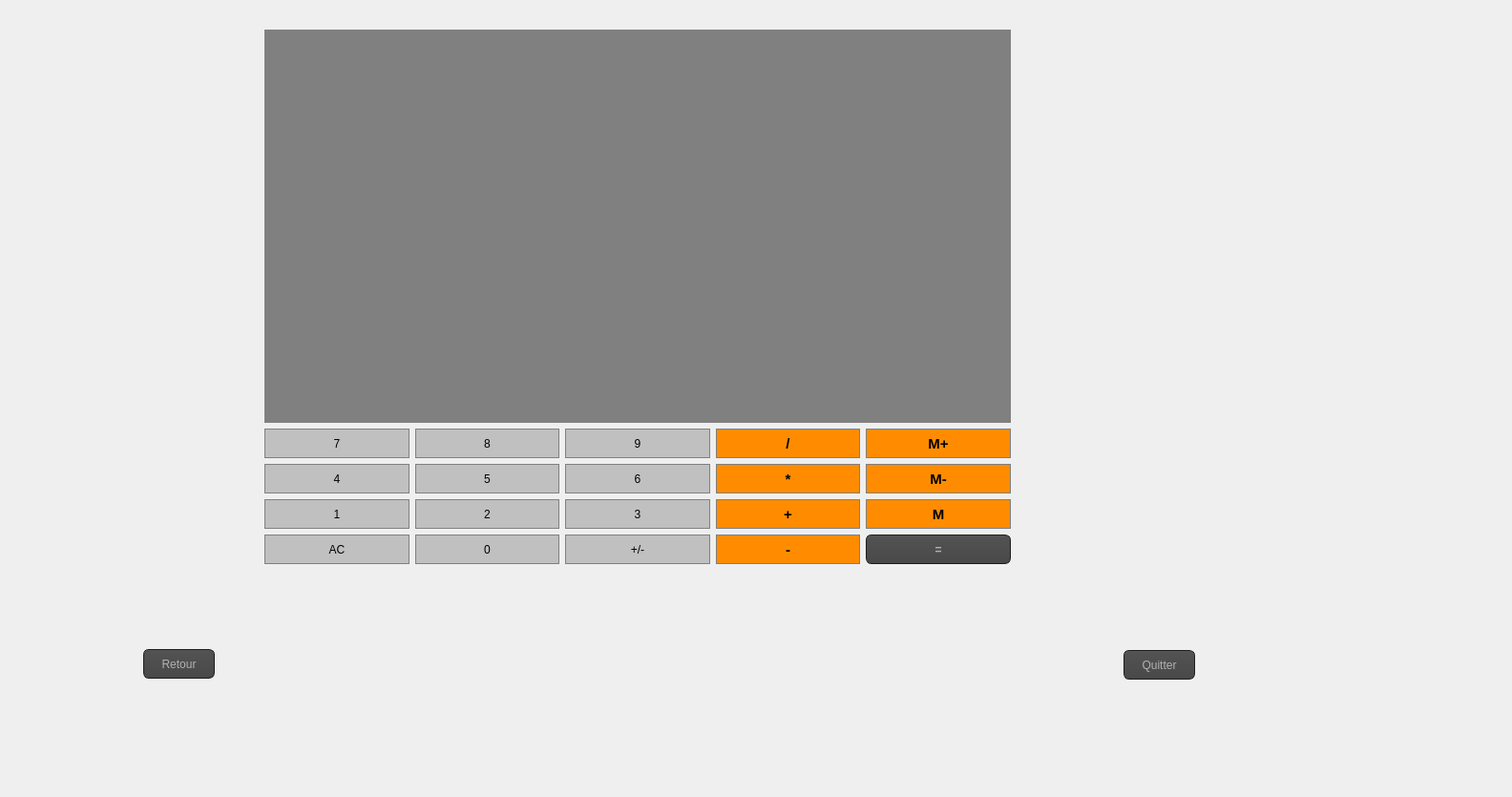
<?xml version="1.0" encoding="UTF-8"?>
<ui version="4.0">
 <class>calcul</class>
 <widget class="QDialog" name="calcul">
  <property name="geometry">
   <rect>
    <x>0</x>
    <y>0</y>
    <width>1584</width>
    <height>835</height>
   </rect>
  </property>
  <property name="windowTitle">
   <string>Dialog</string>
  </property>
  <widget class="QLabel" name="label_ph">
   <property name="geometry">
    <rect>
     <x>10</x>
     <y>10</y>
     <width>1501</width>
     <height>1151</height>
    </rect>
   </property>
   <property name="text">
    <string/>
   </property>
  </widget>
  <widget class="QPushButton" name="Button2">
   <property name="geometry">
    <rect>
     <x>435</x>
     <y>523</y>
     <width>151</width>
     <height>31</height>
    </rect>
   </property>
   <property name="sizePolicy">
    <sizepolicy hsizetype="Preferred" vsizetype="Preferred">
     <horstretch>0</horstretch>
     <verstretch>0</verstretch>
    </sizepolicy>
   </property>
   <property name="styleSheet">
    <string notr="true">QPushButton {
     background-color: #C0C0C0; border: 1px solid gray;
	border-radius: 0px;
	padding: 5px;
}
QPushButton:pressed {
    background-color: #A9A9A9; border: 1px solid gray;
	border-radius: 0px;
	padding: 5px;
}
 </string>
   </property>
   <property name="text">
    <string>2</string>
   </property>
  </widget>
  <widget class="QPushButton" name="ChangeSign">
   <property name="geometry">
    <rect>
     <x>592</x>
     <y>560</y>
     <width>152</width>
     <height>31</height>
    </rect>
   </property>
   <property name="sizePolicy">
    <sizepolicy hsizetype="Preferred" vsizetype="Preferred">
     <horstretch>0</horstretch>
     <verstretch>0</verstretch>
    </sizepolicy>
   </property>
   <property name="styleSheet">
    <string notr="true">QPushButton {
     background-color: #C0C0C0; border: 1px solid gray;
	border-radius: 0px;
	padding: 5px;
}
QPushButton:pressed {
    background-color: #A9A9A9; border: 1px solid gray;
	border-radius: 0px;
	padding: 5px;
}
 </string>
   </property>
   <property name="text">
    <string>+/-</string>
   </property>
  </widget>
  <widget class="QPushButton" name="Button0">
   <property name="geometry">
    <rect>
     <x>435</x>
     <y>560</y>
     <width>151</width>
     <height>31</height>
    </rect>
   </property>
   <property name="sizePolicy">
    <sizepolicy hsizetype="Preferred" vsizetype="Preferred">
     <horstretch>0</horstretch>
     <verstretch>0</verstretch>
    </sizepolicy>
   </property>
   <property name="styleSheet">
    <string notr="true">QPushButton {
     background-color: #C0C0C0; border: 1px solid gray;
	border-radius: 0px;
	padding: 5px;
}
QPushButton:pressed {
    background-color: #A9A9A9; border: 1px solid gray;
	border-radius: 0px;
	padding: 5px;
}
 </string>
   </property>
   <property name="text">
    <string>0</string>
   </property>
  </widget>
  <widget class="QPushButton" name="Divide">
   <property name="geometry">
    <rect>
     <x>750</x>
     <y>449</y>
     <width>151</width>
     <height>31</height>
    </rect>
   </property>
   <property name="sizePolicy">
    <sizepolicy hsizetype="Preferred" vsizetype="Preferred">
     <horstretch>0</horstretch>
     <verstretch>0</verstretch>
    </sizepolicy>
   </property>
   <property name="font">
    <font>
     <pointsize>11</pointsize>
     <weight>75</weight>
     <bold>true</bold>
    </font>
   </property>
   <property name="styleSheet">
    <string notr="true">QPushButton {
     background-color: #FF8C00; border: 1px solid gray;
	border-radius: 0px;
	padding: 5px;
}
QPushButton:pressed {
    background-color: #A9A9A9; border: 1px solid gray;
	border-radius: 0px;
	padding: 5px;
}
 </string>
   </property>
   <property name="text">
    <string>/</string>
   </property>
  </widget>
  <widget class="QPushButton" name="Button9">
   <property name="geometry">
    <rect>
     <x>592</x>
     <y>449</y>
     <width>152</width>
     <height>31</height>
    </rect>
   </property>
   <property name="sizePolicy">
    <sizepolicy hsizetype="Preferred" vsizetype="Preferred">
     <horstretch>0</horstretch>
     <verstretch>0</verstretch>
    </sizepolicy>
   </property>
   <property name="styleSheet">
    <string notr="true">QPushButton {
     background-color: #C0C0C0; border: 1px solid gray;
	border-radius: 0px;
	padding: 5px;
}
QPushButton:pressed {
    background-color: #A9A9A9; border: 1px solid gray;
	border-radius: 0px;
	padding: 5px;
}
 </string>
   </property>
   <property name="text">
    <string>9</string>
   </property>
  </widget>
  <widget class="QPushButton" name="Equals">
   <property name="geometry">
    <rect>
     <x>907</x>
     <y>560</y>
     <width>152</width>
     <height>31</height>
    </rect>
   </property>
   <property name="sizePolicy">
    <sizepolicy hsizetype="Preferred" vsizetype="Preferred">
     <horstretch>0</horstretch>
     <verstretch>0</verstretch>
    </sizepolicy>
   </property>
   <property name="font">
    <font>
     <pointsize>-1</pointsize>
     <weight>75</weight>
     <bold>true</bold>
    </font>
   </property>
   <property name="styleSheet">
    <string notr="true">QToolTip
{
     border: 1px solid black;
     background-color: #ffa02f;
     padding: 1px;
     border-radius: 3px;
     opacity: 100;
}

QWidget
{
    color: #b1b1b1;
    background-color: #323232;
}

QWidget:item:hover
{
    background-color: QLinearGradient( x1: 0, y1: 0, x2: 0, y2: 1, stop: 0 #ffa02f, stop: 1 #ca0619);
    color: #000000;
}

QWidget:item:selected
{
    background-color: QLinearGradient( x1: 0, y1: 0, x2: 0, y2: 1, stop: 0 #ffa02f, stop: 1 #d7801a);
}

QMenuBar::item
{
    background: transparent;
}

QMenuBar::item:selected
{
    background: transparent;
    border: 1px solid #ffaa00;
}

QMenuBar::item:pressed
{
    background: #444;
    border: 1px solid #000;
    background-color: QLinearGradient(
        x1:0, y1:0,
        x2:0, y2:1,
        stop:1 #212121,
        stop:0.4 #343434/*,
        stop:0.2 #343434,
        stop:0.1 #ffaa00*/
    );
    margin-bottom:-1px;
    padding-bottom:1px;
}

QMenu
{
    border: 1px solid #000;
}

QMenu::item
{
    padding: 2px 20px 2px 20px;
}

QMenu::item:selected
{
    color: #000000;
}

QWidget:disabled
{
    color: #404040;
    background-color: #323232;
}

QAbstractItemView
{
    background-color: QLinearGradient( x1: 0, y1: 0, x2: 0, y2: 1, stop: 0 #4d4d4d, stop: 0.1 #646464, stop: 1 #5d5d5d);
}

QWidget:focus
{
    /*border: 2px solid QLinearGradient( x1: 0, y1: 0, x2: 0, y2: 1, stop: 0 #ffa02f, stop: 1 #d7801a);*/
}

QLineEdit
{
    background-color: QLinearGradient( x1: 0, y1: 0, x2: 0, y2: 1, stop: 0 #4d4d4d, stop: 0 #646464, stop: 1 #5d5d5d);
    padding: 1px;
    border-style: solid;
    border: 1px solid #1e1e1e;
    border-radius: 5;
}

QPushButton
{
    color: #b1b1b1;
    background-color: QLinearGradient( x1: 0, y1: 0, x2: 0, y2: 1, stop: 0 #565656, stop: 0.1 #525252, stop: 0.5 #4e4e4e, stop: 0.9 #4a4a4a, stop: 1 #464646);
    border-width: 1px;
    border-color: #1e1e1e;
    border-style: solid;
    border-radius: 6;
    padding: 3px;
    font-size: 12px;
    padding-left: 5px;
    padding-right: 5px;
}

QPushButton:pressed
{
    background-color: QLinearGradient( x1: 0, y1: 0, x2: 0, y2: 1, stop: 0 #2d2d2d, stop: 0.1 #2b2b2b, stop: 0.5 #292929, stop: 0.9 #282828, stop: 1 #252525);
}

QComboBox
{
    selection-background-color: #ffaa00;
    background-color: QLinearGradient( x1: 0, y1: 0, x2: 0, y2: 1, stop: 0 #565656, stop: 0.1 #525252, stop: 0.5 #4e4e4e, stop: 0.9 #4a4a4a, stop: 1 #464646);
    border-style: solid;
    border: 1px solid #1e1e1e;
    border-radius: 5;
}

QComboBox:hover,QPushButton:hover
{
    border: 2px solid QLinearGradient( x1: 0, y1: 0, x2: 0, y2: 1, stop: 0 #ffa02f, stop: 1 #d7801a);
}


QComboBox:on
{
    padding-top: 3px;
    padding-left: 4px;
    background-color: QLinearGradient( x1: 0, y1: 0, x2: 0, y2: 1, stop: 0 #2d2d2d, stop: 0.1 #2b2b2b, stop: 0.5 #292929, stop: 0.9 #282828, stop: 1 #252525);
    selection-background-color: #ffaa00;
}

QComboBox QAbstractItemView
{
    border: 2px solid darkgray;
    selection-background-color: QLinearGradient( x1: 0, y1: 0, x2: 0, y2: 1, stop: 0 #ffa02f, stop: 1 #d7801a);
}

QComboBox::drop-down
{
     subcontrol-origin: padding;
     subcontrol-position: top right;
     width: 15px;

     border-left-width: 0px;
     border-left-color: darkgray;
     border-left-style: solid; /* just a single line */
     border-top-right-radius: 3px; /* same radius as the QComboBox */
     border-bottom-right-radius: 3px;
 }

QComboBox::down-arrow
{
     image: url(:/down_arrow.png);
}

QGroupBox:focus
{
border: 2px solid QLinearGradient( x1: 0, y1: 0, x2: 0, y2: 1, stop: 0 #ffa02f, stop: 1 #d7801a);
}

QTextEdit:focus
{
    border: 2px solid QLinearGradient( x1: 0, y1: 0, x2: 0, y2: 1, stop: 0 #ffa02f, stop: 1 #d7801a);
}

QScrollBar:horizontal {
     border: 1px solid #222222;
     background: QLinearGradient( x1: 0, y1: 0, x2: 0, y2: 1, stop: 0.0 #121212, stop: 0.2 #282828, stop: 1 #484848);
     height: 7px;
     margin: 0px 16px 0 16px;
}

QScrollBar::handle:horizontal
{
      background: QLinearGradient( x1: 0, y1: 0, x2: 1, y2: 0, stop: 0 #ffa02f, stop: 0.5 #d7801a, stop: 1 #ffa02f);
      min-height: 20px;
      border-radius: 2px;
}

QScrollBar::add-line:horizontal {
      border: 1px solid #1b1b19;
      border-radius: 2px;
      background: QLinearGradient( x1: 0, y1: 0, x2: 1, y2: 0, stop: 0 #ffa02f, stop: 1 #d7801a);
      width: 14px;
      subcontrol-position: right;
      subcontrol-origin: margin;
}

QScrollBar::sub-line:horizontal {
      border: 1px solid #1b1b19;
      border-radius: 2px;
      background: QLinearGradient( x1: 0, y1: 0, x2: 1, y2: 0, stop: 0 #ffa02f, stop: 1 #d7801a);
      width: 14px;
     subcontrol-position: left;
     subcontrol-origin: margin;
}

QScrollBar::right-arrow:horizontal, QScrollBar::left-arrow:horizontal
{
      border: 1px solid black;
      width: 1px;
      height: 1px;
      background: white;
}

QScrollBar::add-page:horizontal, QScrollBar::sub-page:horizontal
{
      background: none;
}

QScrollBar:vertical
{
      background: QLinearGradient( x1: 0, y1: 0, x2: 1, y2: 0, stop: 0.0 #121212, stop: 0.2 #282828, stop: 1 #484848);
      width: 7px;
      margin: 16px 0 16px 0;
      border: 1px solid #222222;
}

QScrollBar::handle:vertical
{
      background: QLinearGradient( x1: 0, y1: 0, x2: 0, y2: 1, stop: 0 #ffa02f, stop: 0.5 #d7801a, stop: 1 #ffa02f);
      min-height: 20px;
      border-radius: 2px;
}

QScrollBar::add-line:vertical
{
      border: 1px solid #1b1b19;
      border-radius: 2px;
      background: QLinearGradient( x1: 0, y1: 0, x2: 0, y2: 1, stop: 0 #ffa02f, stop: 1 #d7801a);
      height: 14px;
      subcontrol-position: bottom;
      subcontrol-origin: margin;
}

QScrollBar::sub-line:vertical
{
      border: 1px solid #1b1b19;
      border-radius: 2px;
      background: QLinearGradient( x1: 0, y1: 0, x2: 0, y2: 1, stop: 0 #d7801a, stop: 1 #ffa02f);
      height: 14px;
      subcontrol-position: top;
      subcontrol-origin: margin;
}

QScrollBar::up-arrow:vertical, QScrollBar::down-arrow:vertical
{
      border: 1px solid black;
      width: 1px;
      height: 1px;
      background: white;
}


QScrollBar::add-page:vertical, QScrollBar::sub-page:vertical
{
      background: none;
}

QTextEdit
{
    background-color: #242424;
}

QPlainTextEdit
{
    background-color: #242424;
}

QHeaderView::section
{
    background-color: QLinearGradient(x1:0, y1:0, x2:0, y2:1, stop:0 #616161, stop: 0.5 #505050, stop: 0.6 #434343, stop:1 #656565);
    color: white;
    padding-left: 4px;
    border: 1px solid #6c6c6c;
}

QCheckBox:disabled
{
color: #414141;
}

QDockWidget::title
{
    text-align: center;
    spacing: 3px; /* spacing between items in the tool bar */
    background-color: QLinearGradient(x1:0, y1:0, x2:0, y2:1, stop:0 #323232, stop: 0.5 #242424, stop:1 #323232);
}

QDockWidget::close-button, QDockWidget::float-button
{
    text-align: center;
    spacing: 1px; /* spacing between items in the tool bar */
    background-color: QLinearGradient(x1:0, y1:0, x2:0, y2:1, stop:0 #323232, stop: 0.5 #242424, stop:1 #323232);
}

QDockWidget::close-button:hover, QDockWidget::float-button:hover
{
    background: #242424;
}

QDockWidget::close-button:pressed, QDockWidget::float-button:pressed
{
    padding: 1px -1px -1px 1px;
}

QMainWindow::separator
{
    background-color: QLinearGradient(x1:0, y1:0, x2:0, y2:1, stop:0 #161616, stop: 0.5 #151515, stop: 0.6 #212121, stop:1 #343434);
    color: white;
    padding-left: 4px;
    border: 1px solid #4c4c4c;
    spacing: 3px; /* spacing between items in the tool bar */
}

QMainWindow::separator:hover
{

    background-color: QLinearGradient(x1:0, y1:0, x2:0, y2:1, stop:0 #d7801a, stop:0.5 #b56c17 stop:1 #ffa02f);
    color: white;
    padding-left: 4px;
    border: 1px solid #6c6c6c;
    spacing: 3px; /* spacing between items in the tool bar */
}

QToolBar::handle
{
     spacing: 3px; /* spacing between items in the tool bar */
     background: url(:/images/handle.png);
}

QMenu::separator
{
    height: 2px;
    background-color: QLinearGradient(x1:0, y1:0, x2:0, y2:1, stop:0 #161616, stop: 0.5 #151515, stop: 0.6 #212121, stop:1 #343434);
    color: white;
    padding-left: 4px;
    margin-left: 10px;
    margin-right: 5px;
}

QProgressBar
{
    border: 2px solid grey;
    border-radius: 5px;
    text-align: center;
}

QProgressBar::chunk
{
    background-color: #d7801a;
    width: 2.15px;
    margin: 0.5px;
}

QTabBar::tab {
    color: #b1b1b1;
    border: 1px solid #444;
    border-bottom-style: none;
    background-color: #323232;
    padding-left: 10px;
    padding-right: 10px;
    padding-top: 3px;
    padding-bottom: 2px;
    margin-right: -1px;
}

QTabWidget::pane {
    border: 1px solid #444;
    top: 1px;
}

QTabBar::tab:last
{
    margin-right: 0; /* the last selected tab has nothing to overlap with on the right */
    border-top-right-radius: 3px;
}

QTabBar::tab:first:!selected
{
 margin-left: 0px; /* the last selected tab has nothing to overlap with on the right */


    border-top-left-radius: 3px;
}

QTabBar::tab:!selected
{
    color: #b1b1b1;
    border-bottom-style: solid;
    margin-top: 3px;
    background-color: QLinearGradient(x1:0, y1:0, x2:0, y2:1, stop:1 #212121, stop:.4 #343434);
}

QTabBar::tab:selected
{
    border-top-left-radius: 3px;
    border-top-right-radius: 3px;
    margin-bottom: 0px;
}

QTabBar::tab:!selected:hover
{
    /*border-top: 2px solid #ffaa00;
    padding-bottom: 3px;*/
    border-top-left-radius: 3px;
    border-top-right-radius: 3px;
    background-color: QLinearGradient(x1:0, y1:0, x2:0, y2:1, stop:1 #212121, stop:0.4 #343434, stop:0.2 #343434, stop:0.1 #ffaa00);
}

QRadioButton::indicator:checked, QRadioButton::indicator:unchecked{
    color: #b1b1b1;
    background-color: #323232;
    border: 1px solid #b1b1b1;
    border-radius: 6px;
}

QRadioButton::indicator:checked
{
    background-color: qradialgradient(
        cx: 0.5, cy: 0.5,
        fx: 0.5, fy: 0.5,
        radius: 1.0,
        stop: 0.25 #ffaa00,
        stop: 0.3 #323232
    );
}

QCheckBox::indicator{
    color: #b1b1b1;
    background-color: #323232;
    border: 1px solid #b1b1b1;
    width: 9px;
    height: 9px;
}

QRadioButton::indicator
{
    border-radius: 6px;
}

QRadioButton::indicator:hover, QCheckBox::indicator:hover
{
    border: 1px solid #ffaa00;
}

QCheckBox::indicator:checked
{
    image:url(:/images/checkbox.png);
}

QCheckBox::indicator:disabled, QRadioButton::indicator:disabled
{
    border: 1px solid #444;
}</string>
   </property>
   <property name="text">
    <string>=</string>
   </property>
  </widget>
  <widget class="QPushButton" name="Button1">
   <property name="geometry">
    <rect>
     <x>277</x>
     <y>523</y>
     <width>152</width>
     <height>31</height>
    </rect>
   </property>
   <property name="sizePolicy">
    <sizepolicy hsizetype="Preferred" vsizetype="Preferred">
     <horstretch>0</horstretch>
     <verstretch>0</verstretch>
    </sizepolicy>
   </property>
   <property name="styleSheet">
    <string notr="true">QPushButton {
     background-color: #C0C0C0; border: 1px solid gray;
	border-radius: 0px;
	padding: 5px;
}
QPushButton:pressed {
    background-color: #A9A9A9; border: 1px solid gray;
	border-radius: 0px;
	padding: 5px;
}
 </string>
   </property>
   <property name="text">
    <string>1</string>
   </property>
  </widget>
  <widget class="QPushButton" name="Button6">
   <property name="geometry">
    <rect>
     <x>592</x>
     <y>486</y>
     <width>152</width>
     <height>31</height>
    </rect>
   </property>
   <property name="sizePolicy">
    <sizepolicy hsizetype="Preferred" vsizetype="Preferred">
     <horstretch>0</horstretch>
     <verstretch>0</verstretch>
    </sizepolicy>
   </property>
   <property name="styleSheet">
    <string notr="true">QPushButton {
     background-color: #C0C0C0; border: 1px solid gray;
	border-radius: 0px;
	padding: 5px;
}
QPushButton:pressed {
    background-color: #A9A9A9; border: 1px solid gray;
	border-radius: 0px;
	padding: 5px;
}
 </string>
   </property>
   <property name="text">
    <string>6</string>
   </property>
  </widget>
  <widget class="QPushButton" name="MemGet">
   <property name="geometry">
    <rect>
     <x>907</x>
     <y>523</y>
     <width>152</width>
     <height>31</height>
    </rect>
   </property>
   <property name="sizePolicy">
    <sizepolicy hsizetype="Preferred" vsizetype="Preferred">
     <horstretch>0</horstretch>
     <verstretch>0</verstretch>
    </sizepolicy>
   </property>
   <property name="font">
    <font>
     <pointsize>11</pointsize>
     <weight>75</weight>
     <bold>true</bold>
    </font>
   </property>
   <property name="styleSheet">
    <string notr="true">QPushButton {
     background-color: #FF8C00; border: 1px solid gray;
	border-radius: 0px;
	padding: 5px;
}
QPushButton:pressed {
    background-color: #A9A9A9; border: 1px solid gray;
	border-radius: 0px;
	padding: 5px;
}
 </string>
   </property>
   <property name="text">
    <string>M</string>
   </property>
  </widget>
  <widget class="QPushButton" name="Clear">
   <property name="geometry">
    <rect>
     <x>277</x>
     <y>560</y>
     <width>152</width>
     <height>31</height>
    </rect>
   </property>
   <property name="sizePolicy">
    <sizepolicy hsizetype="Preferred" vsizetype="Preferred">
     <horstretch>0</horstretch>
     <verstretch>0</verstretch>
    </sizepolicy>
   </property>
   <property name="styleSheet">
    <string notr="true">QPushButton {
     background-color: #C0C0C0; border: 1px solid gray;
	border-radius: 0px;
	padding: 5px;
}
QPushButton:pressed {
    background-color: #A9A9A9; border: 1px solid gray;
	border-radius: 0px;
	padding: 5px;
}
 </string>
   </property>
   <property name="text">
    <string>AC</string>
   </property>
  </widget>
  <widget class="QPushButton" name="pushButton_Q">
   <property name="geometry">
    <rect>
     <x>1177</x>
     <y>681</y>
     <width>75</width>
     <height>31</height>
    </rect>
   </property>
   <property name="styleSheet">
    <string notr="true">QToolTip
{
     border: 1px solid black;
     background-color: #ffa02f;
     padding: 1px;
     border-radius: 3px;
     opacity: 100;
}

QWidget
{
    color: #b1b1b1;
    background-color: #323232;
}

QWidget:item:hover
{
    background-color: QLinearGradient( x1: 0, y1: 0, x2: 0, y2: 1, stop: 0 #ffa02f, stop: 1 #ca0619);
    color: #000000;
}

QWidget:item:selected
{
    background-color: QLinearGradient( x1: 0, y1: 0, x2: 0, y2: 1, stop: 0 #ffa02f, stop: 1 #d7801a);
}

QMenuBar::item
{
    background: transparent;
}

QMenuBar::item:selected
{
    background: transparent;
    border: 1px solid #ffaa00;
}

QMenuBar::item:pressed
{
    background: #444;
    border: 1px solid #000;
    background-color: QLinearGradient(
        x1:0, y1:0,
        x2:0, y2:1,
        stop:1 #212121,
        stop:0.4 #343434/*,
        stop:0.2 #343434,
        stop:0.1 #ffaa00*/
    );
    margin-bottom:-1px;
    padding-bottom:1px;
}

QMenu
{
    border: 1px solid #000;
}

QMenu::item
{
    padding: 2px 20px 2px 20px;
}

QMenu::item:selected
{
    color: #000000;
}

QWidget:disabled
{
    color: #404040;
    background-color: #323232;
}

QAbstractItemView
{
    background-color: QLinearGradient( x1: 0, y1: 0, x2: 0, y2: 1, stop: 0 #4d4d4d, stop: 0.1 #646464, stop: 1 #5d5d5d);
}

QWidget:focus
{
    /*border: 2px solid QLinearGradient( x1: 0, y1: 0, x2: 0, y2: 1, stop: 0 #ffa02f, stop: 1 #d7801a);*/
}

QLineEdit
{
    background-color: QLinearGradient( x1: 0, y1: 0, x2: 0, y2: 1, stop: 0 #4d4d4d, stop: 0 #646464, stop: 1 #5d5d5d);
    padding: 1px;
    border-style: solid;
    border: 1px solid #1e1e1e;
    border-radius: 5;
}

QPushButton
{
    color: #b1b1b1;
    background-color: QLinearGradient( x1: 0, y1: 0, x2: 0, y2: 1, stop: 0 #565656, stop: 0.1 #525252, stop: 0.5 #4e4e4e, stop: 0.9 #4a4a4a, stop: 1 #464646);
    border-width: 1px;
    border-color: #1e1e1e;
    border-style: solid;
    border-radius: 6;
    padding: 3px;
    font-size: 12px;
    padding-left: 5px;
    padding-right: 5px;
}

QPushButton:pressed
{
    background-color: QLinearGradient( x1: 0, y1: 0, x2: 0, y2: 1, stop: 0 #2d2d2d, stop: 0.1 #2b2b2b, stop: 0.5 #292929, stop: 0.9 #282828, stop: 1 #252525);
}

QComboBox
{
    selection-background-color: #ffaa00;
    background-color: QLinearGradient( x1: 0, y1: 0, x2: 0, y2: 1, stop: 0 #565656, stop: 0.1 #525252, stop: 0.5 #4e4e4e, stop: 0.9 #4a4a4a, stop: 1 #464646);
    border-style: solid;
    border: 1px solid #1e1e1e;
    border-radius: 5;
}

QComboBox:hover,QPushButton:hover
{
    border: 2px solid QLinearGradient( x1: 0, y1: 0, x2: 0, y2: 1, stop: 0 #ffa02f, stop: 1 #d7801a);
}


QComboBox:on
{
    padding-top: 3px;
    padding-left: 4px;
    background-color: QLinearGradient( x1: 0, y1: 0, x2: 0, y2: 1, stop: 0 #2d2d2d, stop: 0.1 #2b2b2b, stop: 0.5 #292929, stop: 0.9 #282828, stop: 1 #252525);
    selection-background-color: #ffaa00;
}

QComboBox QAbstractItemView
{
    border: 2px solid darkgray;
    selection-background-color: QLinearGradient( x1: 0, y1: 0, x2: 0, y2: 1, stop: 0 #ffa02f, stop: 1 #d7801a);
}

QComboBox::drop-down
{
     subcontrol-origin: padding;
     subcontrol-position: top right;
     width: 15px;

     border-left-width: 0px;
     border-left-color: darkgray;
     border-left-style: solid; /* just a single line */
     border-top-right-radius: 3px; /* same radius as the QComboBox */
     border-bottom-right-radius: 3px;
 }

QComboBox::down-arrow
{
     image: url(:/down_arrow.png);
}

QGroupBox:focus
{
border: 2px solid QLinearGradient( x1: 0, y1: 0, x2: 0, y2: 1, stop: 0 #ffa02f, stop: 1 #d7801a);
}

QTextEdit:focus
{
    border: 2px solid QLinearGradient( x1: 0, y1: 0, x2: 0, y2: 1, stop: 0 #ffa02f, stop: 1 #d7801a);
}

QScrollBar:horizontal {
     border: 1px solid #222222;
     background: QLinearGradient( x1: 0, y1: 0, x2: 0, y2: 1, stop: 0.0 #121212, stop: 0.2 #282828, stop: 1 #484848);
     height: 7px;
     margin: 0px 16px 0 16px;
}

QScrollBar::handle:horizontal
{
      background: QLinearGradient( x1: 0, y1: 0, x2: 1, y2: 0, stop: 0 #ffa02f, stop: 0.5 #d7801a, stop: 1 #ffa02f);
      min-height: 20px;
      border-radius: 2px;
}

QScrollBar::add-line:horizontal {
      border: 1px solid #1b1b19;
      border-radius: 2px;
      background: QLinearGradient( x1: 0, y1: 0, x2: 1, y2: 0, stop: 0 #ffa02f, stop: 1 #d7801a);
      width: 14px;
      subcontrol-position: right;
      subcontrol-origin: margin;
}

QScrollBar::sub-line:horizontal {
      border: 1px solid #1b1b19;
      border-radius: 2px;
      background: QLinearGradient( x1: 0, y1: 0, x2: 1, y2: 0, stop: 0 #ffa02f, stop: 1 #d7801a);
      width: 14px;
     subcontrol-position: left;
     subcontrol-origin: margin;
}

QScrollBar::right-arrow:horizontal, QScrollBar::left-arrow:horizontal
{
      border: 1px solid black;
      width: 1px;
      height: 1px;
      background: white;
}

QScrollBar::add-page:horizontal, QScrollBar::sub-page:horizontal
{
      background: none;
}

QScrollBar:vertical
{
      background: QLinearGradient( x1: 0, y1: 0, x2: 1, y2: 0, stop: 0.0 #121212, stop: 0.2 #282828, stop: 1 #484848);
      width: 7px;
      margin: 16px 0 16px 0;
      border: 1px solid #222222;
}

QScrollBar::handle:vertical
{
      background: QLinearGradient( x1: 0, y1: 0, x2: 0, y2: 1, stop: 0 #ffa02f, stop: 0.5 #d7801a, stop: 1 #ffa02f);
      min-height: 20px;
      border-radius: 2px;
}

QScrollBar::add-line:vertical
{
      border: 1px solid #1b1b19;
      border-radius: 2px;
      background: QLinearGradient( x1: 0, y1: 0, x2: 0, y2: 1, stop: 0 #ffa02f, stop: 1 #d7801a);
      height: 14px;
      subcontrol-position: bottom;
      subcontrol-origin: margin;
}

QScrollBar::sub-line:vertical
{
      border: 1px solid #1b1b19;
      border-radius: 2px;
      background: QLinearGradient( x1: 0, y1: 0, x2: 0, y2: 1, stop: 0 #d7801a, stop: 1 #ffa02f);
      height: 14px;
      subcontrol-position: top;
      subcontrol-origin: margin;
}

QScrollBar::up-arrow:vertical, QScrollBar::down-arrow:vertical
{
      border: 1px solid black;
      width: 1px;
      height: 1px;
      background: white;
}


QScrollBar::add-page:vertical, QScrollBar::sub-page:vertical
{
      background: none;
}

QTextEdit
{
    background-color: #242424;
}

QPlainTextEdit
{
    background-color: #242424;
}

QHeaderView::section
{
    background-color: QLinearGradient(x1:0, y1:0, x2:0, y2:1, stop:0 #616161, stop: 0.5 #505050, stop: 0.6 #434343, stop:1 #656565);
    color: white;
    padding-left: 4px;
    border: 1px solid #6c6c6c;
}

QCheckBox:disabled
{
color: #414141;
}

QDockWidget::title
{
    text-align: center;
    spacing: 3px; /* spacing between items in the tool bar */
    background-color: QLinearGradient(x1:0, y1:0, x2:0, y2:1, stop:0 #323232, stop: 0.5 #242424, stop:1 #323232);
}

QDockWidget::close-button, QDockWidget::float-button
{
    text-align: center;
    spacing: 1px; /* spacing between items in the tool bar */
    background-color: QLinearGradient(x1:0, y1:0, x2:0, y2:1, stop:0 #323232, stop: 0.5 #242424, stop:1 #323232);
}

QDockWidget::close-button:hover, QDockWidget::float-button:hover
{
    background: #242424;
}

QDockWidget::close-button:pressed, QDockWidget::float-button:pressed
{
    padding: 1px -1px -1px 1px;
}

QMainWindow::separator
{
    background-color: QLinearGradient(x1:0, y1:0, x2:0, y2:1, stop:0 #161616, stop: 0.5 #151515, stop: 0.6 #212121, stop:1 #343434);
    color: white;
    padding-left: 4px;
    border: 1px solid #4c4c4c;
    spacing: 3px; /* spacing between items in the tool bar */
}

QMainWindow::separator:hover
{

    background-color: QLinearGradient(x1:0, y1:0, x2:0, y2:1, stop:0 #d7801a, stop:0.5 #b56c17 stop:1 #ffa02f);
    color: white;
    padding-left: 4px;
    border: 1px solid #6c6c6c;
    spacing: 3px; /* spacing between items in the tool bar */
}

QToolBar::handle
{
     spacing: 3px; /* spacing between items in the tool bar */
     background: url(:/images/handle.png);
}

QMenu::separator
{
    height: 2px;
    background-color: QLinearGradient(x1:0, y1:0, x2:0, y2:1, stop:0 #161616, stop: 0.5 #151515, stop: 0.6 #212121, stop:1 #343434);
    color: white;
    padding-left: 4px;
    margin-left: 10px;
    margin-right: 5px;
}

QProgressBar
{
    border: 2px solid grey;
    border-radius: 5px;
    text-align: center;
}

QProgressBar::chunk
{
    background-color: #d7801a;
    width: 2.15px;
    margin: 0.5px;
}

QTabBar::tab {
    color: #b1b1b1;
    border: 1px solid #444;
    border-bottom-style: none;
    background-color: #323232;
    padding-left: 10px;
    padding-right: 10px;
    padding-top: 3px;
    padding-bottom: 2px;
    margin-right: -1px;
}

QTabWidget::pane {
    border: 1px solid #444;
    top: 1px;
}

QTabBar::tab:last
{
    margin-right: 0; /* the last selected tab has nothing to overlap with on the right */
    border-top-right-radius: 3px;
}

QTabBar::tab:first:!selected
{
 margin-left: 0px; /* the last selected tab has nothing to overlap with on the right */


    border-top-left-radius: 3px;
}

QTabBar::tab:!selected
{
    color: #b1b1b1;
    border-bottom-style: solid;
    margin-top: 3px;
    background-color: QLinearGradient(x1:0, y1:0, x2:0, y2:1, stop:1 #212121, stop:.4 #343434);
}

QTabBar::tab:selected
{
    border-top-left-radius: 3px;
    border-top-right-radius: 3px;
    margin-bottom: 0px;
}

QTabBar::tab:!selected:hover
{
    /*border-top: 2px solid #ffaa00;
    padding-bottom: 3px;*/
    border-top-left-radius: 3px;
    border-top-right-radius: 3px;
    background-color: QLinearGradient(x1:0, y1:0, x2:0, y2:1, stop:1 #212121, stop:0.4 #343434, stop:0.2 #343434, stop:0.1 #ffaa00);
}

QRadioButton::indicator:checked, QRadioButton::indicator:unchecked{
    color: #b1b1b1;
    background-color: #323232;
    border: 1px solid #b1b1b1;
    border-radius: 6px;
}

QRadioButton::indicator:checked
{
    background-color: qradialgradient(
        cx: 0.5, cy: 0.5,
        fx: 0.5, fy: 0.5,
        radius: 1.0,
        stop: 0.25 #ffaa00,
        stop: 0.3 #323232
    );
}

QCheckBox::indicator{
    color: #b1b1b1;
    background-color: #323232;
    border: 1px solid #b1b1b1;
    width: 9px;
    height: 9px;
}

QRadioButton::indicator
{
    border-radius: 6px;
}

QRadioButton::indicator:hover, QCheckBox::indicator:hover
{
    border: 1px solid #ffaa00;
}

QCheckBox::indicator:checked
{
    image:url(:/images/checkbox.png);
}

QCheckBox::indicator:disabled, QRadioButton::indicator:disabled
{
    border: 1px solid #444;
}</string>
   </property>
   <property name="text">
    <string>Quitter</string>
   </property>
  </widget>
  <widget class="QPushButton" name="Add">
   <property name="geometry">
    <rect>
     <x>750</x>
     <y>523</y>
     <width>151</width>
     <height>31</height>
    </rect>
   </property>
   <property name="sizePolicy">
    <sizepolicy hsizetype="Preferred" vsizetype="Preferred">
     <horstretch>0</horstretch>
     <verstretch>0</verstretch>
    </sizepolicy>
   </property>
   <property name="font">
    <font>
     <pointsize>11</pointsize>
     <weight>75</weight>
     <bold>true</bold>
    </font>
   </property>
   <property name="styleSheet">
    <string notr="true">QPushButton {
     background-color: #FF8C00; border: 1px solid gray;
	border-radius: 0px;
	padding: 5px;
}
QPushButton:pressed {
    background-color: #A9A9A9; border: 1px solid gray;
	border-radius: 0px;
	padding: 5px;
}
 </string>
   </property>
   <property name="text">
    <string>+</string>
   </property>
  </widget>
  <widget class="QPushButton" name="Multiply">
   <property name="geometry">
    <rect>
     <x>750</x>
     <y>486</y>
     <width>151</width>
     <height>31</height>
    </rect>
   </property>
   <property name="sizePolicy">
    <sizepolicy hsizetype="Preferred" vsizetype="Preferred">
     <horstretch>0</horstretch>
     <verstretch>0</verstretch>
    </sizepolicy>
   </property>
   <property name="font">
    <font>
     <pointsize>11</pointsize>
     <weight>75</weight>
     <bold>true</bold>
    </font>
   </property>
   <property name="styleSheet">
    <string notr="true">QPushButton {
     background-color: #FF8C00; border: 1px solid gray;
	border-radius: 0px;
	padding: 5px;
}
QPushButton:pressed {
    background-color: #A9A9A9; border: 1px solid gray;
	border-radius: 0px;
	padding: 5px;
}
 </string>
   </property>
   <property name="text">
    <string>*</string>
   </property>
  </widget>
  <widget class="QPushButton" name="Button4">
   <property name="geometry">
    <rect>
     <x>277</x>
     <y>486</y>
     <width>152</width>
     <height>31</height>
    </rect>
   </property>
   <property name="sizePolicy">
    <sizepolicy hsizetype="Preferred" vsizetype="Preferred">
     <horstretch>0</horstretch>
     <verstretch>0</verstretch>
    </sizepolicy>
   </property>
   <property name="styleSheet">
    <string notr="true">QPushButton {
     background-color: #C0C0C0; border: 1px solid gray;
	border-radius: 0px;
	padding: 5px;
}
QPushButton:pressed {
    background-color: #A9A9A9; border: 1px solid gray;
	border-radius: 0px;
	padding: 5px;
}
 </string>
   </property>
   <property name="text">
    <string>4</string>
   </property>
  </widget>
  <widget class="QPushButton" name="Button8">
   <property name="geometry">
    <rect>
     <x>435</x>
     <y>449</y>
     <width>151</width>
     <height>31</height>
    </rect>
   </property>
   <property name="sizePolicy">
    <sizepolicy hsizetype="Preferred" vsizetype="Preferred">
     <horstretch>0</horstretch>
     <verstretch>0</verstretch>
    </sizepolicy>
   </property>
   <property name="styleSheet">
    <string notr="true">QPushButton {
     background-color: #C0C0C0; border: 1px solid gray;
	border-radius: 0px;
	padding: 5px;
}
QPushButton:pressed {
    background-color: #A9A9A9; border: 1px solid gray;
	border-radius: 0px;
	padding: 5px;
}
 </string>
   </property>
   <property name="text">
    <string>8</string>
   </property>
  </widget>
  <widget class="QPushButton" name="Button5">
   <property name="geometry">
    <rect>
     <x>435</x>
     <y>486</y>
     <width>151</width>
     <height>31</height>
    </rect>
   </property>
   <property name="sizePolicy">
    <sizepolicy hsizetype="Preferred" vsizetype="Preferred">
     <horstretch>0</horstretch>
     <verstretch>0</verstretch>
    </sizepolicy>
   </property>
   <property name="styleSheet">
    <string notr="true">QPushButton {
     background-color: #C0C0C0; border: 1px solid gray;
	border-radius: 0px;
	padding: 5px;
}
QPushButton:pressed {
    background-color: #A9A9A9; border: 1px solid gray;
	border-radius: 0px;
	padding: 5px;
}
 </string>
   </property>
   <property name="text">
    <string>5</string>
   </property>
  </widget>
  <widget class="QPushButton" name="Button7">
   <property name="geometry">
    <rect>
     <x>277</x>
     <y>449</y>
     <width>152</width>
     <height>31</height>
    </rect>
   </property>
   <property name="sizePolicy">
    <sizepolicy hsizetype="Preferred" vsizetype="Preferred">
     <horstretch>0</horstretch>
     <verstretch>0</verstretch>
    </sizepolicy>
   </property>
   <property name="styleSheet">
    <string notr="true">QPushButton {
     background-color: #C0C0C0; border: 1px solid gray;
	border-radius: 0px;
	padding: 5px;
}
QPushButton:pressed {
    background-color: #A9A9A9; border: 1px solid gray;
	border-radius: 0px;
	padding: 5px;
}
 </string>
   </property>
   <property name="text">
    <string>7</string>
   </property>
  </widget>
  <widget class="QLineEdit" name="Display">
   <property name="geometry">
    <rect>
     <x>277</x>
     <y>31</y>
     <width>782</width>
     <height>412</height>
    </rect>
   </property>
   <property name="sizePolicy">
    <sizepolicy hsizetype="Preferred" vsizetype="Expanding">
     <horstretch>0</horstretch>
     <verstretch>0</verstretch>
    </sizepolicy>
   </property>
   <property name="font">
    <font>
     <family>Microsoft PhagsPa</family>
     <pointsize>20</pointsize>
     <weight>50</weight>
     <bold>false</bold>
    </font>
   </property>
   <property name="styleSheet">
    <string notr="true">QLineEdit {
     background-color: gray; border: 1px solid gray;
	color: #ffffff;}</string>
   </property>
   <property name="text">
    <string/>
   </property>
   <property name="alignment">
    <set>Qt::AlignRight|Qt::AlignTrailing|Qt::AlignVCenter</set>
   </property>
  </widget>
  <widget class="QPushButton" name="MemAdd">
   <property name="geometry">
    <rect>
     <x>907</x>
     <y>449</y>
     <width>152</width>
     <height>31</height>
    </rect>
   </property>
   <property name="sizePolicy">
    <sizepolicy hsizetype="Preferred" vsizetype="Preferred">
     <horstretch>0</horstretch>
     <verstretch>0</verstretch>
    </sizepolicy>
   </property>
   <property name="font">
    <font>
     <pointsize>11</pointsize>
     <weight>75</weight>
     <bold>true</bold>
    </font>
   </property>
   <property name="styleSheet">
    <string notr="true">QPushButton {
     background-color: #FF8C00; border: 1px solid gray;
	border-radius: 0px;
	padding: 5px;
}
QPushButton:pressed {
    background-color: #A9A9A9; border: 1px solid gray;
	border-radius: 0px;
	padding: 5px;
}
 </string>
   </property>
   <property name="text">
    <string>M+</string>
   </property>
  </widget>
  <widget class="QPushButton" name="MemClear">
   <property name="geometry">
    <rect>
     <x>907</x>
     <y>486</y>
     <width>152</width>
     <height>31</height>
    </rect>
   </property>
   <property name="sizePolicy">
    <sizepolicy hsizetype="Preferred" vsizetype="Preferred">
     <horstretch>0</horstretch>
     <verstretch>0</verstretch>
    </sizepolicy>
   </property>
   <property name="font">
    <font>
     <pointsize>11</pointsize>
     <weight>75</weight>
     <bold>true</bold>
    </font>
   </property>
   <property name="styleSheet">
    <string notr="true">QPushButton {
     background-color: #FF8C00; border: 1px solid gray;
	border-radius: 0px;
	padding: 5px;
}
QPushButton:pressed {
    background-color: #A9A9A9; border: 1px solid gray;
	border-radius: 0px;
	padding: 5px;
}
 </string>
   </property>
   <property name="text">
    <string>M-</string>
   </property>
  </widget>
  <widget class="QPushButton" name="Button3">
   <property name="geometry">
    <rect>
     <x>592</x>
     <y>523</y>
     <width>152</width>
     <height>31</height>
    </rect>
   </property>
   <property name="sizePolicy">
    <sizepolicy hsizetype="Preferred" vsizetype="Preferred">
     <horstretch>0</horstretch>
     <verstretch>0</verstretch>
    </sizepolicy>
   </property>
   <property name="styleSheet">
    <string notr="true">QPushButton {
     background-color: #C0C0C0; border: 1px solid gray;
	border-radius: 0px;
	padding: 5px;
}
QPushButton:pressed {
    background-color: #A9A9A9; border: 1px solid gray;
	border-radius: 0px;
	padding: 5px;
}
 </string>
   </property>
   <property name="text">
    <string>3</string>
   </property>
  </widget>
  <widget class="QPushButton" name="Subtract">
   <property name="geometry">
    <rect>
     <x>750</x>
     <y>560</y>
     <width>151</width>
     <height>31</height>
    </rect>
   </property>
   <property name="sizePolicy">
    <sizepolicy hsizetype="Preferred" vsizetype="Preferred">
     <horstretch>0</horstretch>
     <verstretch>0</verstretch>
    </sizepolicy>
   </property>
   <property name="font">
    <font>
     <pointsize>11</pointsize>
     <weight>75</weight>
     <bold>true</bold>
    </font>
   </property>
   <property name="styleSheet">
    <string notr="true">QPushButton {
     background-color: #FF8C00; border: 1px solid gray;
	border-radius: 0px;
	padding: 5px;
}
QPushButton:pressed {
    background-color: #A9A9A9; border: 1px solid gray;
	border-radius: 0px;
	padding: 5px;
}
 </string>
   </property>
   <property name="text">
    <string>-</string>
   </property>
  </widget>
  <widget class="QPushButton" name="pushButton_r">
   <property name="geometry">
    <rect>
     <x>150</x>
     <y>680</y>
     <width>75</width>
     <height>31</height>
    </rect>
   </property>
   <property name="styleSheet">
    <string notr="true">QToolTip
{
     border: 1px solid black;
     background-color: #ffa02f;
     padding: 1px;
     border-radius: 3px;
     opacity: 100;
}

QWidget
{
    color: #b1b1b1;
    background-color: #323232;
}

QWidget:item:hover
{
    background-color: QLinearGradient( x1: 0, y1: 0, x2: 0, y2: 1, stop: 0 #ffa02f, stop: 1 #ca0619);
    color: #000000;
}

QWidget:item:selected
{
    background-color: QLinearGradient( x1: 0, y1: 0, x2: 0, y2: 1, stop: 0 #ffa02f, stop: 1 #d7801a);
}

QMenuBar::item
{
    background: transparent;
}

QMenuBar::item:selected
{
    background: transparent;
    border: 1px solid #ffaa00;
}

QMenuBar::item:pressed
{
    background: #444;
    border: 1px solid #000;
    background-color: QLinearGradient(
        x1:0, y1:0,
        x2:0, y2:1,
        stop:1 #212121,
        stop:0.4 #343434/*,
        stop:0.2 #343434,
        stop:0.1 #ffaa00*/
    );
    margin-bottom:-1px;
    padding-bottom:1px;
}

QMenu
{
    border: 1px solid #000;
}

QMenu::item
{
    padding: 2px 20px 2px 20px;
}

QMenu::item:selected
{
    color: #000000;
}

QWidget:disabled
{
    color: #404040;
    background-color: #323232;
}

QAbstractItemView
{
    background-color: QLinearGradient( x1: 0, y1: 0, x2: 0, y2: 1, stop: 0 #4d4d4d, stop: 0.1 #646464, stop: 1 #5d5d5d);
}

QWidget:focus
{
    /*border: 2px solid QLinearGradient( x1: 0, y1: 0, x2: 0, y2: 1, stop: 0 #ffa02f, stop: 1 #d7801a);*/
}

QLineEdit
{
    background-color: QLinearGradient( x1: 0, y1: 0, x2: 0, y2: 1, stop: 0 #4d4d4d, stop: 0 #646464, stop: 1 #5d5d5d);
    padding: 1px;
    border-style: solid;
    border: 1px solid #1e1e1e;
    border-radius: 5;
}

QPushButton
{
    color: #b1b1b1;
    background-color: QLinearGradient( x1: 0, y1: 0, x2: 0, y2: 1, stop: 0 #565656, stop: 0.1 #525252, stop: 0.5 #4e4e4e, stop: 0.9 #4a4a4a, stop: 1 #464646);
    border-width: 1px;
    border-color: #1e1e1e;
    border-style: solid;
    border-radius: 6;
    padding: 3px;
    font-size: 12px;
    padding-left: 5px;
    padding-right: 5px;
}

QPushButton:pressed
{
    background-color: QLinearGradient( x1: 0, y1: 0, x2: 0, y2: 1, stop: 0 #2d2d2d, stop: 0.1 #2b2b2b, stop: 0.5 #292929, stop: 0.9 #282828, stop: 1 #252525);
}

QComboBox
{
    selection-background-color: #ffaa00;
    background-color: QLinearGradient( x1: 0, y1: 0, x2: 0, y2: 1, stop: 0 #565656, stop: 0.1 #525252, stop: 0.5 #4e4e4e, stop: 0.9 #4a4a4a, stop: 1 #464646);
    border-style: solid;
    border: 1px solid #1e1e1e;
    border-radius: 5;
}

QComboBox:hover,QPushButton:hover
{
    border: 2px solid QLinearGradient( x1: 0, y1: 0, x2: 0, y2: 1, stop: 0 #ffa02f, stop: 1 #d7801a);
}


QComboBox:on
{
    padding-top: 3px;
    padding-left: 4px;
    background-color: QLinearGradient( x1: 0, y1: 0, x2: 0, y2: 1, stop: 0 #2d2d2d, stop: 0.1 #2b2b2b, stop: 0.5 #292929, stop: 0.9 #282828, stop: 1 #252525);
    selection-background-color: #ffaa00;
}

QComboBox QAbstractItemView
{
    border: 2px solid darkgray;
    selection-background-color: QLinearGradient( x1: 0, y1: 0, x2: 0, y2: 1, stop: 0 #ffa02f, stop: 1 #d7801a);
}

QComboBox::drop-down
{
     subcontrol-origin: padding;
     subcontrol-position: top right;
     width: 15px;

     border-left-width: 0px;
     border-left-color: darkgray;
     border-left-style: solid; /* just a single line */
     border-top-right-radius: 3px; /* same radius as the QComboBox */
     border-bottom-right-radius: 3px;
 }

QComboBox::down-arrow
{
     image: url(:/down_arrow.png);
}

QGroupBox:focus
{
border: 2px solid QLinearGradient( x1: 0, y1: 0, x2: 0, y2: 1, stop: 0 #ffa02f, stop: 1 #d7801a);
}

QTextEdit:focus
{
    border: 2px solid QLinearGradient( x1: 0, y1: 0, x2: 0, y2: 1, stop: 0 #ffa02f, stop: 1 #d7801a);
}

QScrollBar:horizontal {
     border: 1px solid #222222;
     background: QLinearGradient( x1: 0, y1: 0, x2: 0, y2: 1, stop: 0.0 #121212, stop: 0.2 #282828, stop: 1 #484848);
     height: 7px;
     margin: 0px 16px 0 16px;
}

QScrollBar::handle:horizontal
{
      background: QLinearGradient( x1: 0, y1: 0, x2: 1, y2: 0, stop: 0 #ffa02f, stop: 0.5 #d7801a, stop: 1 #ffa02f);
      min-height: 20px;
      border-radius: 2px;
}

QScrollBar::add-line:horizontal {
      border: 1px solid #1b1b19;
      border-radius: 2px;
      background: QLinearGradient( x1: 0, y1: 0, x2: 1, y2: 0, stop: 0 #ffa02f, stop: 1 #d7801a);
      width: 14px;
      subcontrol-position: right;
      subcontrol-origin: margin;
}

QScrollBar::sub-line:horizontal {
      border: 1px solid #1b1b19;
      border-radius: 2px;
      background: QLinearGradient( x1: 0, y1: 0, x2: 1, y2: 0, stop: 0 #ffa02f, stop: 1 #d7801a);
      width: 14px;
     subcontrol-position: left;
     subcontrol-origin: margin;
}

QScrollBar::right-arrow:horizontal, QScrollBar::left-arrow:horizontal
{
      border: 1px solid black;
      width: 1px;
      height: 1px;
      background: white;
}

QScrollBar::add-page:horizontal, QScrollBar::sub-page:horizontal
{
      background: none;
}

QScrollBar:vertical
{
      background: QLinearGradient( x1: 0, y1: 0, x2: 1, y2: 0, stop: 0.0 #121212, stop: 0.2 #282828, stop: 1 #484848);
      width: 7px;
      margin: 16px 0 16px 0;
      border: 1px solid #222222;
}

QScrollBar::handle:vertical
{
      background: QLinearGradient( x1: 0, y1: 0, x2: 0, y2: 1, stop: 0 #ffa02f, stop: 0.5 #d7801a, stop: 1 #ffa02f);
      min-height: 20px;
      border-radius: 2px;
}

QScrollBar::add-line:vertical
{
      border: 1px solid #1b1b19;
      border-radius: 2px;
      background: QLinearGradient( x1: 0, y1: 0, x2: 0, y2: 1, stop: 0 #ffa02f, stop: 1 #d7801a);
      height: 14px;
      subcontrol-position: bottom;
      subcontrol-origin: margin;
}

QScrollBar::sub-line:vertical
{
      border: 1px solid #1b1b19;
      border-radius: 2px;
      background: QLinearGradient( x1: 0, y1: 0, x2: 0, y2: 1, stop: 0 #d7801a, stop: 1 #ffa02f);
      height: 14px;
      subcontrol-position: top;
      subcontrol-origin: margin;
}

QScrollBar::up-arrow:vertical, QScrollBar::down-arrow:vertical
{
      border: 1px solid black;
      width: 1px;
      height: 1px;
      background: white;
}


QScrollBar::add-page:vertical, QScrollBar::sub-page:vertical
{
      background: none;
}

QTextEdit
{
    background-color: #242424;
}

QPlainTextEdit
{
    background-color: #242424;
}

QHeaderView::section
{
    background-color: QLinearGradient(x1:0, y1:0, x2:0, y2:1, stop:0 #616161, stop: 0.5 #505050, stop: 0.6 #434343, stop:1 #656565);
    color: white;
    padding-left: 4px;
    border: 1px solid #6c6c6c;
}

QCheckBox:disabled
{
color: #414141;
}

QDockWidget::title
{
    text-align: center;
    spacing: 3px; /* spacing between items in the tool bar */
    background-color: QLinearGradient(x1:0, y1:0, x2:0, y2:1, stop:0 #323232, stop: 0.5 #242424, stop:1 #323232);
}

QDockWidget::close-button, QDockWidget::float-button
{
    text-align: center;
    spacing: 1px; /* spacing between items in the tool bar */
    background-color: QLinearGradient(x1:0, y1:0, x2:0, y2:1, stop:0 #323232, stop: 0.5 #242424, stop:1 #323232);
}

QDockWidget::close-button:hover, QDockWidget::float-button:hover
{
    background: #242424;
}

QDockWidget::close-button:pressed, QDockWidget::float-button:pressed
{
    padding: 1px -1px -1px 1px;
}

QMainWindow::separator
{
    background-color: QLinearGradient(x1:0, y1:0, x2:0, y2:1, stop:0 #161616, stop: 0.5 #151515, stop: 0.6 #212121, stop:1 #343434);
    color: white;
    padding-left: 4px;
    border: 1px solid #4c4c4c;
    spacing: 3px; /* spacing between items in the tool bar */
}

QMainWindow::separator:hover
{

    background-color: QLinearGradient(x1:0, y1:0, x2:0, y2:1, stop:0 #d7801a, stop:0.5 #b56c17 stop:1 #ffa02f);
    color: white;
    padding-left: 4px;
    border: 1px solid #6c6c6c;
    spacing: 3px; /* spacing between items in the tool bar */
}

QToolBar::handle
{
     spacing: 3px; /* spacing between items in the tool bar */
     background: url(:/images/handle.png);
}

QMenu::separator
{
    height: 2px;
    background-color: QLinearGradient(x1:0, y1:0, x2:0, y2:1, stop:0 #161616, stop: 0.5 #151515, stop: 0.6 #212121, stop:1 #343434);
    color: white;
    padding-left: 4px;
    margin-left: 10px;
    margin-right: 5px;
}

QProgressBar
{
    border: 2px solid grey;
    border-radius: 5px;
    text-align: center;
}

QProgressBar::chunk
{
    background-color: #d7801a;
    width: 2.15px;
    margin: 0.5px;
}

QTabBar::tab {
    color: #b1b1b1;
    border: 1px solid #444;
    border-bottom-style: none;
    background-color: #323232;
    padding-left: 10px;
    padding-right: 10px;
    padding-top: 3px;
    padding-bottom: 2px;
    margin-right: -1px;
}

QTabWidget::pane {
    border: 1px solid #444;
    top: 1px;
}

QTabBar::tab:last
{
    margin-right: 0; /* the last selected tab has nothing to overlap with on the right */
    border-top-right-radius: 3px;
}

QTabBar::tab:first:!selected
{
 margin-left: 0px; /* the last selected tab has nothing to overlap with on the right */


    border-top-left-radius: 3px;
}

QTabBar::tab:!selected
{
    color: #b1b1b1;
    border-bottom-style: solid;
    margin-top: 3px;
    background-color: QLinearGradient(x1:0, y1:0, x2:0, y2:1, stop:1 #212121, stop:.4 #343434);
}

QTabBar::tab:selected
{
    border-top-left-radius: 3px;
    border-top-right-radius: 3px;
    margin-bottom: 0px;
}

QTabBar::tab:!selected:hover
{
    /*border-top: 2px solid #ffaa00;
    padding-bottom: 3px;*/
    border-top-left-radius: 3px;
    border-top-right-radius: 3px;
    background-color: QLinearGradient(x1:0, y1:0, x2:0, y2:1, stop:1 #212121, stop:0.4 #343434, stop:0.2 #343434, stop:0.1 #ffaa00);
}

QRadioButton::indicator:checked, QRadioButton::indicator:unchecked{
    color: #b1b1b1;
    background-color: #323232;
    border: 1px solid #b1b1b1;
    border-radius: 6px;
}

QRadioButton::indicator:checked
{
    background-color: qradialgradient(
        cx: 0.5, cy: 0.5,
        fx: 0.5, fy: 0.5,
        radius: 1.0,
        stop: 0.25 #ffaa00,
        stop: 0.3 #323232
    );
}

QCheckBox::indicator{
    color: #b1b1b1;
    background-color: #323232;
    border: 1px solid #b1b1b1;
    width: 9px;
    height: 9px;
}

QRadioButton::indicator
{
    border-radius: 6px;
}

QRadioButton::indicator:hover, QCheckBox::indicator:hover
{
    border: 1px solid #ffaa00;
}

QCheckBox::indicator:checked
{
    image:url(:/images/checkbox.png);
}

QCheckBox::indicator:disabled, QRadioButton::indicator:disabled
{
    border: 1px solid #444;
}</string>
   </property>
   <property name="text">
    <string>Retour</string>
   </property>
  </widget>
 </widget>
 <resources/>
 <connections/>
</ui>
